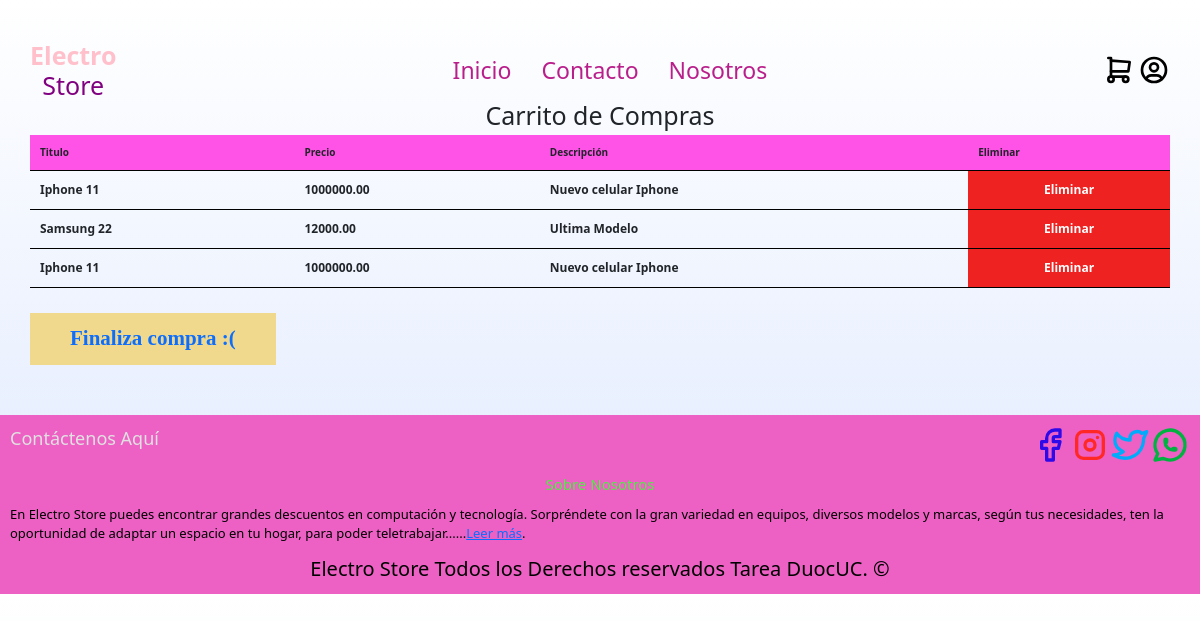
The app's page /producto/, older data.
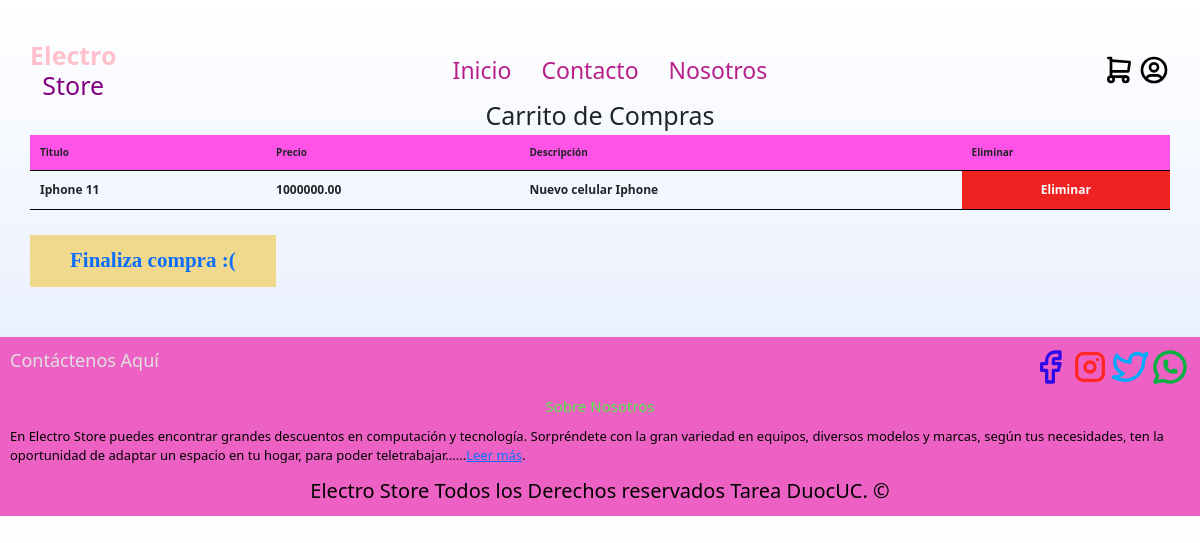
The same page, newer data.
### paginas/models.py (models this page shows, shortened)
class Carrito(models.Model):
    id_carrito = models.AutoField(primary_key=True)
    id_producto = models.ForeignKey('Producto', on_delete=models.CASCADE, db_column='idProducto')
    precio = models.DecimalField(max_digits=10, decimal_places=2, default=False)
    nombre_producto = models.CharField(max_length=100 , default=False)
    descripcion_producto = models.TextField(default=False)

### paginas/views.py (the view, shortened to what this page needs)
# urls.py: path('producto/', views.producto , name='producto'),
def producto(request):
    productos = Carrito.objects.all()
    context = { 'productos': productos}
    return render(request, 'paginas/productos/producto.html', context)

### paginas/templates/paginas/productos/producto.html (shortened to what this page needs)
{% extends "../../extras/padre.html" %}
{% block content %}
<h1 style="text-align: center;">Carrito de Compras</h1>
<div class="contenedor">
  {% if productos %}
    <table>
      <tr>
        <th>Titulo</th>
        <th>Precio</th>
        <th>Descripción</th>
        <th>Eliminar</th>
      </tr>
        {% for p in productos %}
            <tr>
                <td>{{ p.nombre_producto }}</td>
                <td>{{ p.precio }}</td>
                <td>{{ p.descripcion_producto }}</td>
                <td class="eliminar separar">
                  <a href="{% url 'eliminarCarrito' carrito_pk=p.id_carrito %}">Eliminar</a>
              </td>
            </tr>
        {% endfor %}
    </table>
      <button  class="boton-amarilla2 seleccion formulario__submit"> <a href="/verificaCompra">Finaliza compra :(</a> </button>
  {% endif %}
</div>
{% endblock %}

### paginas/templates/extras/padre.html (shortened to what this page needs)
{%load static %}
<!DOCTYPE html>
<html lang="en">
<head>
    <link rel="stylesheet" type="text/css" href="{% static 'css/css.css' %}">
    <link rel="stylesheet" type="text/css" href="{% static 'css/boton.css' %}">
    <link href="https://cdn.jsdelivr.net/npm/bootstrap@5.0.2/dist/css/bootstrap.min.css" rel="stylesheet">
</head>
<body>
    <header class="">
        <div class="contenedor contenido-header">
            <div class="barra">
                <a class="logo" href="/">
                    <h1 class="logo__nombre no-margin">Electro<span class="logo__bold centrar-texto">Store</span></h1>
                </a>
                <div class="derecha">
                    <nav class="navegacion">
                        <a class="navegacion__enlace" href="/">Inicio</a>
                        <a  href="/contacto/">Contacto</a>
                        <a  href="/nosotros">Nosotros</a>
                    </nav>
                </div>
                <div class="margin-left">
                    {% if persona %}
                    <a href="{% url 'producto' %}">
                        <svg xmlns="http://www.w3.org/2000/svg" class="icon icon-tabler icon-tabler-shopping-cart" width="32" height="32" viewBox="0 0 24 24" stroke-width="2" stroke="#000000" fill="none" stroke-linecap="round" stroke-linejoin="round">
                            <path stroke="none" d="M0 0h24v24H0z" fill="none"/>
                            <circle cx="6" cy="19" r="2" />
                            <circle cx="17" cy="19" r="2" />
                            <path d="M17 17h-11v-14h-2" />
                            <path d="M6 5l14 1l-1 7h-13" />
                        </svg>
                    </a>
                    <a href="/logout">
                        <svg xmlns="http://www.w3.org/2000/svg" class="icon icon-tabler icon-tabler-logout" width="32" height="32" viewBox="0 0 24 24" stroke-width="2" stroke="#000000" fill="none" stroke-linecap="round" stroke-linejoin="round">
                            <path stroke="none" d="M0 0h24v24H0z" fill="none"/>
                            <path d="M14 8v-2a2 2 0 0 0 -2 -2h-7a2 2 0 0 0 -2 2v12a2 2 0 0 0 2 2h7a2 2 0 0 0 2 -2v-2" />
                            <path d="M9 12h12l-3 -3" />
                            <path d="M18 15l3 -3" />
                        </svg>
                    </a>
                    {% else %}
                        <a href="{% url 'producto' %}">
                        </a>
                        <a  href="{% url 'login' %}">
                        </a>
                    {% endif %}
                </div>
            </div>
        </div>
    </header>
    {% block content%} {%endblock%}
    <footer class="footer">
        <div class="contenedor--footer">
            <nav class=" navegacion__footer  ">
                <div class="contenedor--redes">
                    <legend class="navegacion__enlace--legend">Contáctenos Aquí</legend>
                    <div class="redes">
                        <a href="/sorry">
                        </a>
                        <a href="/sorry">
                        </a>
                        <a href="/sorry">
                        </a>
                        <a href="/sorry">
                        </a>
                    </div>
                </div>
                <div class="sobre-nosotros ">
                    <legend ><h1 class="titulo"><span >Sobre Nosotros</span></h1></legend>
                    <p >En Electro Store puedes encontrar grandes descuentos en computación y tecnología. Sorpréndete con la gran variedad en equipos, diversos modelos y marcas, según tus necesidades, ten la oportunidad de adaptar un espacio en tu hogar, para poder teletrabajar......<a href="/nosotros">Leer más</a>.</p>
                </div>
            </nav>
           <p class="footer__texto">Electro Store Todos los Derechos reservados Tarea DuocUC. &COPY;</p>
        </div>
    </footer>
</body>
</html>

### static/css/css.css (style rules this page uses)
:root { --Blanco: #ffffff; --Oscuro: #000000; ---Wood:burlywood; --Azul: #07eeffe6; --jaune: #FFC017; --Gris: #757575; --GrisClaro: #DFE9FE; ---fuentePrincipal: 'Staatliches', cursive; }
html { font-size: 62.5%; box-sizing: border-box; }
*, *:before, *:after { box-sizing: inherit; }
p { color: var(--Oscuro); font-size: 2rem; }
.contenedor { width: 95%; max-width: 120rem; margin: 0 auto; }
a { text-decoration: none; }
h1 { font-size: 3.8rem; }
body { background-color: #57e81d; font-size: 13px; font-family: 'Krub', sans-serif; background-image: linear-gradient(to top , var(--GrisClaro)0% , VAR(--Blanco) 100%); }
.no-margin { margin: 0; }
.margin-left { margin-left: 0; }
.centrar-texto { text-align: center; }
.navegacion { visibility: hidden; opacity: 0; height: 0; transition: visibility .3s ease-in-out , opacity 0.5s linear, height .5s linear; }
@media (min-width: 768px ) { .navegacion { display: flex; align-items: center; opacity: 1; visibility: visible; } }
.navegacion a { text-decoration: none; font-size: 2.3rem; display: block; text-align: center; margin: 0 1.5rem; }
.derecha { display: flex; flex-direction: column; align-items: center; }
@media (min-width: 768px ) { .derecha { align-items: flex-end; } }
.barra { display: flex; flex-direction: column; align-items: center; padding-top: 2rem; }
@media (min-width: 768px ) { .barra { flex-direction: row; justify-content: space-between; align-items: flex-end; } }
.contenido-header { display: flex; flex-direction: column; justify-content: space-between; }
.contenido-header a { color: #b91f8b; text-decoration: none; }
.titulo span { font-size: 1.5rem; color: rgb(83, 235, 70); }
.footer h1 { color: var(--Blanco); text-align: center; margin-top: 0 ; }
.footer { background-color: #ec61c3; padding: 1rem; margin-top: 3rem ; }
.footer__texto { text-align: center; font-size: 2rem; margin: 0 2rem; }
.sobre-nosotros a { font-size: 1.3rem; font-weight: 400; }
.sobre-nosotros legend { font-size: 2rem; font-weight: 600; text-align: center; color: #e1e1e1; }
.navegacion__footer p { justify-content: center; font-size: 1.3rem; }
.navegacion__enlace--legend { text-align: center; font-size: 2rem; color: #e1e1e1; }
@media (min-width: 768px ) { .navegacion__enlace--legend { display: flex; flex-direction: row; justify-content: left; font-size: 1.8rem; color: #e1e1e1; } }
.redes { display: flex; justify-content: center; }
@media (min-width: 768px ) { .redes { display: flex; justify-content: flex-end; } }
.contenedor--footer { display: grid; grid-template-columns: repeat(1 ,1fr); width: 100%; margin:0 auto; }
@media (min-width: 768px ) { .contenedor--redes { display: grid; grid-template-columns: repeat(2 ,1fr); width: 100%; margin:0 auto; } }
.barra { padding-top: 4rem; }
@media (min-width: 768px ) { .barra { display: flex; justify-content: space-between; align-items: center; } }
.logo { color: var(--blanco); text-decoration: none; margin-bottom: 0; }
.logo__nombre { font-weight: 700; color: pink; }
.logo__bold { font-weight: 400; margin-top: 0; color: purple; }
.contenedor h1 { display: grid; justify-content: center; }
.seleccion a { margin: 1rem; text-decoration: none; }
.seleccion { display: grid; }
.formulario__submit { background-color: var(---segundario); border: none; font-size: 2.1rem; font-family: var(---fuentePrincipal); padding: 2rem; transition: background-color .3s ease; grid-column: 1/3; }
.contenedor th { background-color: #ff53e8; border-bottom: solid 1px #000000; }
.contenedor td { font-weight: 700; font-size: 1.2rem; text-decoration: none; border-bottom: solid 1px #000000; }
.contenedor td a { text-decoration: none; }
table { width: 100%; border-collapse: collapse; }
th, td { padding: 10px; text-align: left; border-bottom: 1px solid #ddd; }
th { background-color: #f2f2f2; }
.agregar, .eliminar { text-align: center; }
.eliminar { background-color: #ef2222; color: white; }
.eliminar a { color: white; }

### static/css/boton.css (style rules this page uses)
.boton-amarilla2 { background-color: #f0d98c; border: none; color: #fff; display: inline-block; font-weight: 700; margin-top: 2.5rem; margin-bottom: 2rem; padding: 1rem 3rem; text-align: center; text-decoration: none; }

Row changes from the older to the newer data that the page shows:
removed Carrito: nombre_producto "Samsung 22", precio "12000.00", descripcion_producto "Ultima Modelo"
removed Carrito: nombre_producto "Iphone 11", precio "1000000.00", descripcion_producto "Nuevo celular Iphone"
